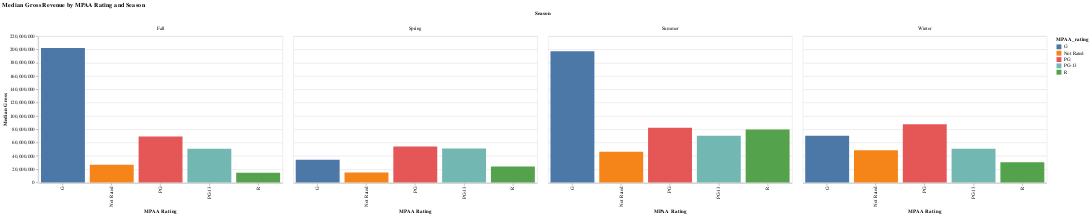

The notebook cell saved with this chart:
### Markdown cell above
### Median Gross by MPAA Breakdown

### Code cell
season_mpaa_plot = (
    alt.Chart(season_mpaa_gross_median, width=500, height=300)
    .mark_bar()
    .encode(
        x=alt.X("MPAA_rating:N", title="MPAA Rating"),
        column=alt.Column("season:N", title="Season"),
        y=alt.Y("median_gross:Q", title="Median Gross"),
        color="MPAA_rating:N",
    )
    .properties(title="Median Gross Revenue by MPAA Rating and Season")
)

season_mpaa_plot

### Figure 1 — Vega-Lite specification as saved in the notebook (floating-point values rounded to 4 significant figures)
{"config": {"view": {"continuousWidth": 300, "continuousHeight": 300}}, "data": {"name": "data-65adbaf46e473056f9e4db39c56f48f5"}, "mark": {"type": "bar"}, "encoding": {"color": {"field": "MPAA_rating", "type": "nominal"}, "column": {"field": "season", "title": "Season", "type": "nominal"}, "x": {"field": "MPAA_rating", "title": "MPAA Rating", "type": "nominal"}, "y": {"field": "median_gross", "title": "Median Gross", "type": "quantitative"}}, "height": 300, "title": "Median Gross Revenue by MPAA Rating and Season", "width": 500, "$schema": "https://vega.github.io/schema/vega-lite/v5.20.1.json", "datasets": {"data-65adbaf46e473056f9e4db39c56f48f5": [{"MPAA_rating": "G", "season": "Fall", "median_gross": 202000000.0}, {"MPAA_rating": "G", "season": "Spring", "median_gross": 34140000.0}, {"MPAA_rating": "G", "season": "Summer", "median_gross": 197300000.0}, {"MPAA_rating": "G", "season": "Winter", "median_gross": 70270000.0}, {"MPAA_rating": "Not Rated", "season": "Fall", "median_gross": 26860000.0}, {"MPAA_rating": "Not Rated", "season": "Spring", "median_gross": 15190000.0}, {"MPAA_rating": "Not Rated", "season": "Summer", "median_gross": 46370000.0}, {"MPAA_rating": "Not Rated", "season": "Winter", "median_gross": 48520000.0}, {"MPAA_rating": "PG", "season": "Fall", "median_gross": 69060000.0}, {"MPAA_rating": "PG", "season": "Spring", "median_gross": 53980000.0}, {"MPAA_rating": "PG", "season": "Summer", "median_gross": 82350000.0}, {"MPAA_rating": "PG", "season": "Winter", "median_gross": 87390000.0}, {"MPAA_rating": "PG-13", "season": "Fall", "median_gross": 50840000.0}, {"MPAA_rating": "PG-13", "season": "Spring", "median_gross": 51130000.0}, {"MPAA_rating": "PG-13", "season": "Summer", "median_gross": 70420000.0}, {"MPAA_rating": "PG-13", "season": "Winter", "median_gross": 50620000.0}, {"MPAA_rating": "R", "season": "Fall", "median_gross": 14560000.0}, {"MPAA_rating": "R", "season": "Spring", "median_gross": 24170000.0}, {"MPAA_rating": "R", "season": "Summer", "median_gross": 79620000.0}, {"MPAA_rating": "R", "season": "Winter", "median_gross": 30300000.0}]}}
